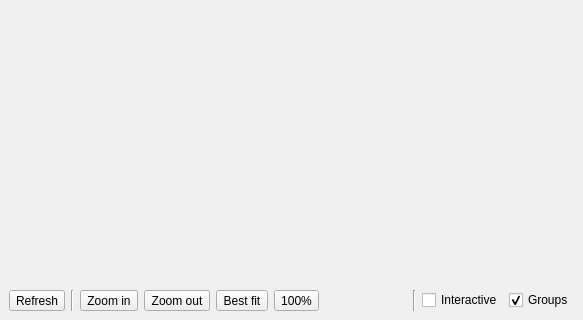
<?xml version="1.0" encoding="UTF-8"?>
<ui version="4.0">
 <class>DockWidget</class>
 <widget class="QDockWidget" name="DockWidget">
  <property name="geometry">
   <rect>
    <x>0</x>
    <y>0</y>
    <width>583</width>
    <height>320</height>
   </rect>
  </property>
  <property name="windowTitle">
   <string>View graph</string>
  </property>
  <widget class="QWidget" name="dockWidgetContents">
   <layout class="QVBoxLayout" name="verticalLayout">
    <item>
     <widget class="DotWidget" name="widget" native="true">
      <property name="sizePolicy">
       <sizepolicy hsizetype="Preferred" vsizetype="Expanding">
        <horstretch>0</horstretch>
        <verstretch>0</verstretch>
       </sizepolicy>
      </property>
     </widget>
    </item>
    <item>
     <layout class="QHBoxLayout" name="horizontalLayout">
      <item>
       <widget class="QToolButton" name="refreshToolButton">
        <property name="text">
         <string>Refresh</string>
        </property>
       </widget>
      </item>
      <item>
       <widget class="Line" name="line_2">
        <property name="orientation">
         <enum>Qt::Vertical</enum>
        </property>
       </widget>
      </item>
      <item>
       <widget class="QToolButton" name="zoomInToolButton">
        <property name="text">
         <string>Zoom in</string>
        </property>
       </widget>
      </item>
      <item>
       <widget class="QToolButton" name="zoomOutToolButton">
        <property name="text">
         <string>Zoom out</string>
        </property>
       </widget>
      </item>
      <item>
       <widget class="QToolButton" name="fitToolButton">
        <property name="text">
         <string>Best fit</string>
        </property>
       </widget>
      </item>
      <item>
       <widget class="QToolButton" name="originalSizeToolButton">
        <property name="text">
         <string>100%</string>
        </property>
       </widget>
      </item>
      <item>
       <spacer name="horizontalSpacer">
        <property name="orientation">
         <enum>Qt::Horizontal</enum>
        </property>
        <property name="sizeHint" stdset="0">
         <size>
          <width>18</width>
          <height>20</height>
         </size>
        </property>
       </spacer>
      </item>
      <item>
       <widget class="Line" name="line">
        <property name="orientation">
         <enum>Qt::Vertical</enum>
        </property>
       </widget>
      </item>
      <item>
       <widget class="QCheckBox" name="interactiveCheckBox">
        <property name="toolTip">
         <string>Auto refresh graph when the tree is changed</string>
        </property>
        <property name="text">
         <string>Interactive</string>
        </property>
       </widget>
      </item>
      <item>
       <widget class="QCheckBox" name="groupCheckBox">
        <property name="toolTip">
         <string>Display only input/output groups</string>
        </property>
        <property name="text">
         <string>Groups</string>
        </property>
        <property name="checked">
         <bool>true</bool>
        </property>
       </widget>
      </item>
     </layout>
    </item>
   </layout>
  </widget>
 </widget>
 <customwidgets>
  <customwidget>
   <class>DotWidget</class>
   <extends>QWidget</extends>
   <header>neuropype.gui.xdot_qt</header>
   <container>1</container>
  </customwidget>
 </customwidgets>
 <resources/>
 <connections/>
</ui>
